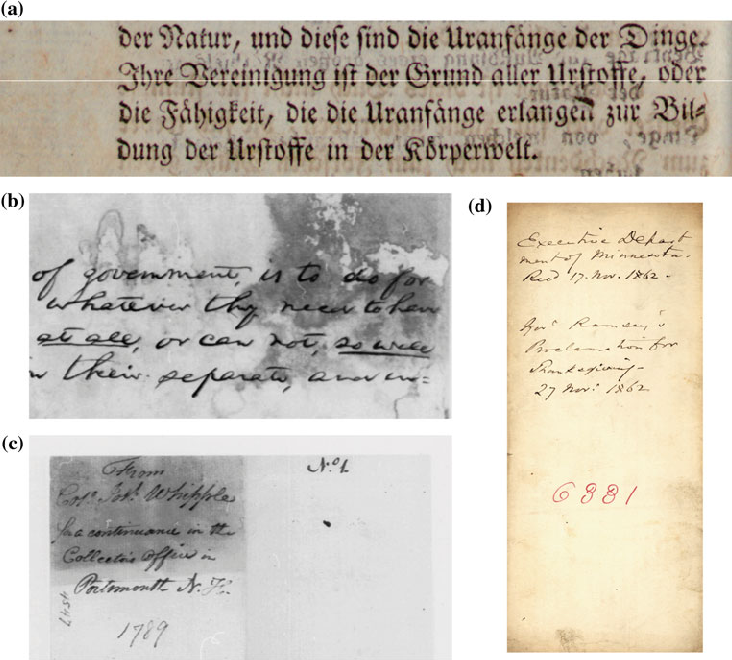
%> input picture data/dibco_sample.png, 732 x 660 px
$ octave --eval "display_image_info(imread('../data/dibco_sample.png'));"   (GNU Octave 9; MATLAB toolbox functions it lacks are replaced by stand-ins)
%> lines starting %> are read from the running program, lines starting %| are printed output that depends on the picture
function display_image_info(img, title_str)
% DISPLAY_IMAGE_INFO Displays an image with its histogram and key statistics
%   display_image_info(img, title_str)
%
%   Parameters:
%   img - Input grayscale image
%   title_str - Title string for the plot

    if nargin < 2
        title_str = 'Image Information';
    end

    % Create figure with 3 subplots
    figure('Name', title_str);

    % Display image
    subplot(1,3,1);
    imshow(img);
    title('Image');

    % Display histogram
    subplot(1,3,2);
    imhist(img);
    title('Histogram');

    % Display statistics
    subplot(1,3,3);
    axis off;

    % Calculate statistics
    min_val = min(img(:));
%> min_val = 0
    max_val = max(img(:));
%> max_val = 255
    mean_val = mean(img(:));
%> mean_val = 195.4
    std_val = std(double(img(:)));
%> std_val = 52.23

    % Calculate entropy (measure of information content)
    entropy_val = entropy(img);
%> entropy_val = 6.81

    % Calculate dynamic range
    dynamic_range = max_val - min_val;
%> dynamic_range = 255
%> `display_image_info(imread('../data/dibco_sample.png'));`:
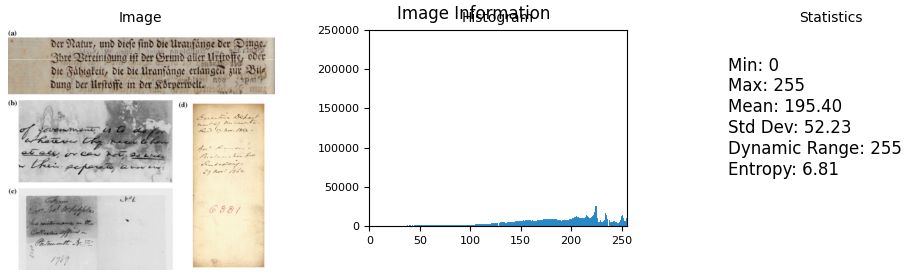
%> figure redrawn from the program's plot data, 3 panels

    % Display statistics as text
    stats_text = sprintf(['Min: %d\nMax: %d\nMean: %.2f\nStd Dev: %.2f\n' ...
                         'Dynamic Range: %d\nEntropy: %.2f\n'], ...
                         min_val, max_val, mean_val, std_val, ...
                         dynamic_range, entropy_val);

    text(0.1, 0.5, stats_text, 'FontSize', 12);
    title('Statistics');

    % Add overall title
    sgtitle(title_str);
end
